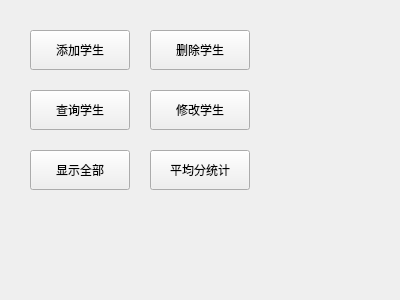
<?xml version="1.0" encoding="UTF-8"?>
<ui version="4.0">
 <class>MainWindow</class>
 <widget class="QMainWindow" name="MainWindow">
  <property name="geometry">
   <rect>
    <x>0</x>
    <y>0</y>
    <width>400</width>
    <height>300</height>
   </rect>
  </property>
  <property name="windowTitle">
   <string>学生成绩管理系统</string>
  </property>
  <widget class="QWidget" name="centralwidget">
   <widget class="QPushButton" name="addStudentButton">
    <property name="geometry">
     <rect>
      <x>30</x>
      <y>30</y>
      <width>100</width>
      <height>40</height>
     </rect>
    </property>
    <property name="text">
     <string>添加学生</string>
    </property>
   </widget>
   <widget class="QPushButton" name="deleteStudentButton">
    <property name="geometry">
     <rect>
      <x>150</x>
      <y>30</y>
      <width>100</width>
      <height>40</height>
     </rect>
    </property>
    <property name="text">
     <string>删除学生</string>
    </property>
   </widget>
   <widget class="QPushButton" name="queryStudentButton">
    <property name="geometry">
     <rect>
      <x>30</x>
      <y>90</y>
      <width>100</width>
      <height>40</height>
     </rect>
    </property>
    <property name="text">
     <string>查询学生</string>
    </property>
   </widget>
   <widget class="QPushButton" name="updateStudentButton">
    <property name="geometry">
     <rect>
      <x>150</x>
      <y>90</y>
      <width>100</width>
      <height>40</height>
     </rect>
    </property>
    <property name="text">
     <string>修改学生</string>
    </property>
   </widget>
    <widget class="QPushButton" name="showAllButton">
     <property name="geometry">
      <rect>
        <x>30</x>
        <y>150</y>
        <width>100</width>
        <height>40</height>
      </rect>
     </property>
     <property name="text">
      <string>显示全部</string>
     </property>
    </widget>
    <widget class="QPushButton" name="averageButton">
     <property name="geometry">
      <rect>
        <x>150</x>
        <y>150</y>
        <width>100</width>
        <height>40</height>
      </rect>
     </property>
     <property name="text">
      <string>平均分统计</string>
     </property>
    </widget>
  </widget>
 </widget>
 <resources/>
 <connections/>
</ui>
